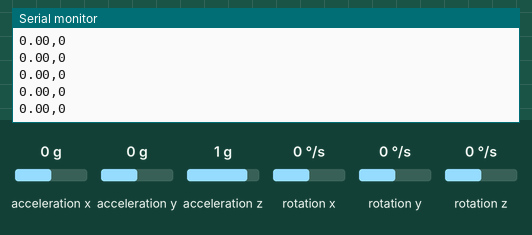
Recording of a sketch running on a simulated Arduino Uno, built with avr-gcc and run on an emulated ATmega328P. Shown: the last lines printed to the serial monitor. Inputs (shaded band) come from the test bench; at power-on: rotation x 0 °/s, acceleration x 0 g, acceleration y 0 g, acceleration z 1 g, rotation y 0 °/s, rotation z 0 °/s.

Above: at 7.2 s.
7.3 s: rotation x set to -18 °/s
At 8.1 s:
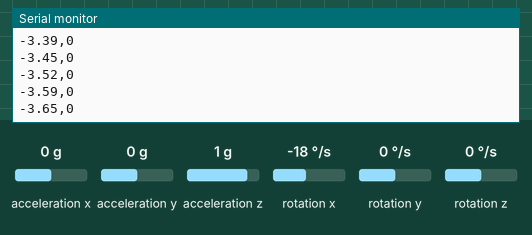
8.8 s: rotation x set to -23 °/s
At 9.5 s:
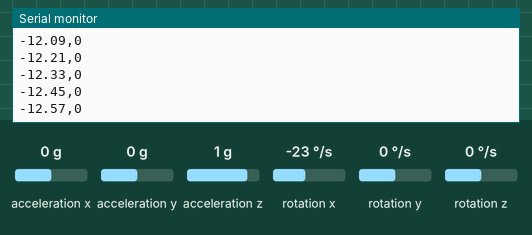
Timing chart, 0 to 11.3 s (numbered marks = the images above; inputs shaded):
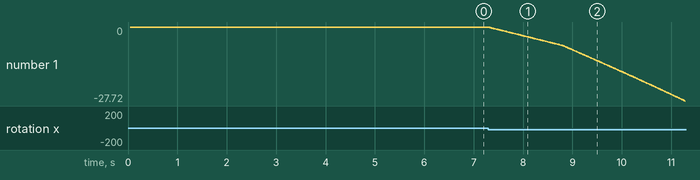

Measured:
- after the input at 7.3 s, the serial monitor: prints a new line at once (image 1)
- plotted number 1: 0 → -6.88 after the input at 7.3 s

The sketch:

BLE_slave_internal_calculation.ino.ino
```cpp
#include "SparkFunLSM6DS3.h"
#include "Wire.h"
#include <MadgwickAHRS.h>
#include <SoftwareSerial.h>   //Software Serial Port

#define RxD 0
#define TxD 1
#define DEBUG_ENABLED  1

SoftwareSerial BLE(RxD,TxD);
Madgwick filter;
LSM6DS3 myIMU( I2C_MODE, 0x6A);  //I2C device address 0x6A

float sensor_buffer;
float value_buffer;

float ma_acc=1;
float last_acc=0;

float ma_down_vel=1;
float eps_1 = 0.22;
float eps_2 = 0.12;

// locks process after hit was found
int lock=0;


    void setup(){
      Serial.begin(9600);
      filter.begin(100);

      if( myIMU.begin() != 0 ){
        Serial.println("Device error");
      }else{
          Serial.println("Device OK!");
      }

      pinMode(RxD, INPUT);
      pinMode(TxD, OUTPUT);
      setupBleConnection();
    }

    void loop(){
        filter.updateIMU(myIMU.readFloatGyroX(),
                         myIMU.readFloatGyroY(),
                         myIMU.readFloatGyroZ(),
                         myIMU.readFloatAccelX(),
                         myIMU.readFloatAccelY(),
                         myIMU.readFloatAccelZ());

        delay(10);

        if(lock > 0){
          lock--;
        }

        float roll = filter.getRoll();
        float pitch = filter.getPitch();
        float yaw = filter.getYaw();

        value_buffer=0;
        value_buffer +=myIMU.readFloatAccelX()*myIMU.readFloatAccelX();
        value_buffer +=myIMU.readFloatAccelY()*myIMU.readFloatAccelY();
        value_buffer +=myIMU.readFloatAccelZ()*myIMU.readFloatAccelZ();
        value_buffer = sqrt(value_buffer);

        last_acc = ma_acc;
        ma_acc = eps_1*value_buffer + (1-eps_1)*ma_acc;
        ma_down_vel = eps_2*myIMU.readFloatGyroX() + (1-eps_2)*ma_down_vel;

        Serial.print(roll);
        Serial.print(",");

        // decision if a hit was detected
        if(ma_acc > 4.0 && ma_acc < last_acc && ma_down_vel > 40 && lock == 0){

          // decision what drum was detected
          if(roll<-20){
            // send hit for one drum to app
            Serial.println(-10);
          }else{
            // send hit for one drum to app
            Serial.println(10);
          }

          lock=10;
        }else{
          Serial.println(0);
        }


    }

    void setupBleConnection()
    {
      BLE.begin(9600); //Set BLE BaudRate to default baud rate 9600
      BLE.print("AT+CLEAR"); //clear all previous setting
      BLE.print("AT+ROLE0"); //set the bluetooth name as a slaver
      BLE.print("AT+SAVE1");  //don't save the connect information
      Serial.print("begin transmission");
      Serial.println("");
    }
```
